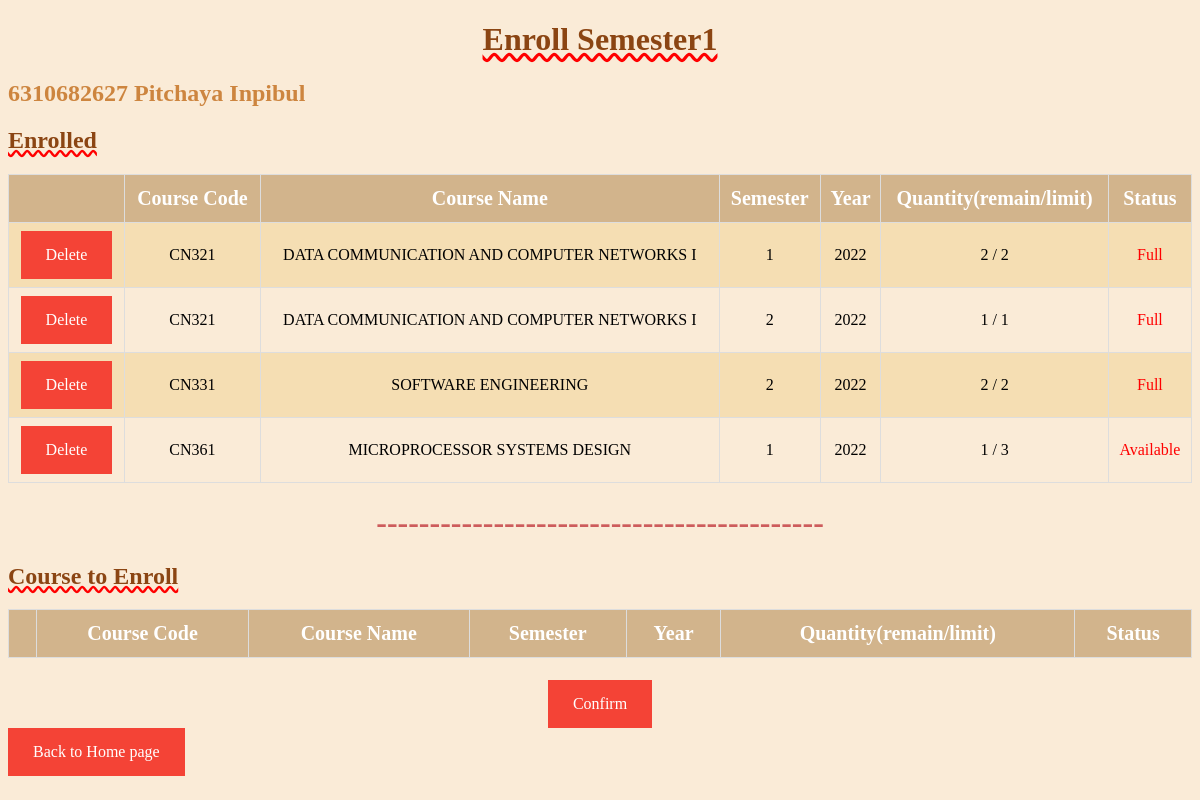
Screenshot of /registers/quota_request/ (signed in) with the database file from the repository.
### registers/models.py (models this page shows, shortened)
class Student(models.Model):
    student = models.ForeignKey(User, on_delete=models.CASCADE)
    applys = models.ManyToManyField(Course, blank=True, related_name="student_apply")
    def __str__(self):
        return f"{self.student} {self.student.first_name} {self.student.last_name}"

class Course(models.Model):
    course = models.ForeignKey(Subject, on_delete=models.CASCADE)
    semester = models.CharField(max_length=64)
    year = models.CharField(max_length=64)
    seat = models.PositiveIntegerField(default=0)
    current_seat = models.PositiveIntegerField(default=0)
    q_status = models.CharField(max_length=64, choices=[('Available', 'Available'), ('Full', 'Full')], default="Available")
    status = models.BooleanField(default=True)
    class Meta:
        unique_together = ['course', 'semester', 'year']
    def __str__(self):
        return f"{self.course.subject_id} {self.semester} {self.year}"

class Subject(models.Model):
    subject_id = models.CharField(max_length=64, primary_key=True)
    subject_name = models.CharField(max_length=64)

### registers/views.py (the view)
# urls.py: path('quota_request/', views.quota_request, name='quota_request'),
def quota_request(request):
    if not request.user.is_authenticated:
        return render(request, 'users/login.html')
    else:
        student = User.objects.get(username=request.user)
        student_info = Student.objects.get(student=student)
        course_apply = student_info.applys.all()
        other_course = Course.objects.exclude(id__in=course_apply.values_list('id', flat=True)).filter(status=True)
        return render(request, 'registers/quota_request.html',{
            'student_info' : student_info,
            'course_apply': course_apply,
            'other_course' : other_course,
        })

### registers/templates/registers/quota_request.html (shortened to what this page needs)
{% extends 'registers/layout.html' %}
{% block body %}
<h1 style="color:SaddleBrown;"><u class="spelling-error">Enroll Semester1</u></h1>
<h2 style="color:Peru;">{{student_info}}</h>
    <h2 style="color:SaddleBrown;"><u class="spelling-error">Enrolled</u></h2>
    <table id="customers">
        <tr>
            <th style="font-size:125%;">  </th>
            <th style="font-size:125%;"><center> Course Code </center></th>
            <th style="font-size:125%;"><center> Course Name </center></th>
            <th style="font-size:125%;"><center> Semester </center></th>
            <th style="font-size:125%;"><center> Year </center></th>
            <th style="font-size:125%;"><center> Quantity(remain/limit) </center></th>
            <th style="font-size:125%;"><center> Status </center></th>
        </tr>
        {%for course in course_apply %}
        <tr>
            <td> <a href="{% url 'registers:cancel' course%}">Delete</a></td>
            <td>{{course.course.subject_id}}</td>
            <td>{{course.course.subject_name}}</td>
            <td>{{course.semester}}</td>
            <td>{{course.year}}</td>
            <td>{{course.current_seat}} / {{course.seat}}</td>
            <td style="color:red;" >{{course.q_status}}</td>
        </tr>
        {% endfor %}
    </table>
<center>
<h1 style="color:IndianRed;">------------------------------------------</h1>
</center>
    <h2 style="color:SaddleBrown;"><u class="spelling-error">Course to Enroll</u></h2>
    <table id="customers">
        <tr>
            <th style="font-size:125%;">  </th>
            <th style="font-size:125%;"><center> Course Code </center></th>
            <th style="font-size:125%;"><center> Course Name </center></th>
            <th style="font-size:125%;"><center> Semester </center></th>
            <th style="font-size:125%;"><center> Year </center></th>
            <th style="font-size:125%;"><center> Quantity(remain/limit) </center></th>
            <th style="font-size:125%;"><center> Status </center></th>
        </tr>
    </table>
<center>
<a href="{% url 'registers:complete' %}"> Confirm </a>
</center>
<a href="{% url 'users:index' %}" >Back to Home page</a>
{% endblock %}

### registers/templates/registers/layout.html (style rules this page uses)
h1 { text-align: center; }
a:link, a:visited { background-color: #f44336; color: white; padding: 15px 25px; text-align: center; text-decoration: none; display: inline-block; }
table, td, th ,tr { border: 1px solid #ddd; text-align: center; }
table { border-collapse: collapse; width: 100%; }
th, td { padding: 15px; }
.spelling-error { text-decoration-line: underline; text-decoration-style: wavy; text-decoration-color: red; }
#customers td, #customers th { border: 1px solid #ddd; padding: 8px; }
#customers tr:nth-child(even) { background-color: #F5DEB3; }
#customers th { padding-top: 12px; padding-bottom: 12px; text-align: left; background-color: #D2B48C; color: white }

### rows the page displays
Student: student.last_name "6310682627 Pitchaya Inpibul"
Course: course.subject_id "CN321", course.subject_name "DATA COMMUNICATION AND COMPUTER NETWORKS I", semester "1", year "2022", current_seat "2", seat "2", q_status "Full"
Course: course.subject_id "CN321", course.subject_name "DATA COMMUNICATION AND COMPUTER NETWORKS I", semester "2", year "2022", current_seat "1", seat "1", q_status "Full"
Course: course.subject_id "CN331", course.subject_name "SOFTWARE ENGINEERING", semester "2", year "2022", current_seat "2", seat "2", q_status "Full"
Course: course.subject_id "CN361", course.subject_name "MICROPROCESSOR SYSTEMS DESIGN", semester "1", year "2022", current_seat "1", seat "3", q_status "Available"
